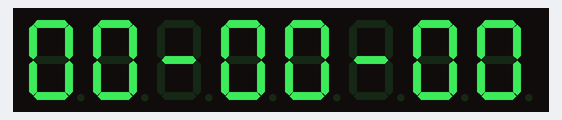
Simulated run of this sketch. Board: Arduino Uno, built with avr-gcc and run on an emulated ATmega328P. On the bench: 8-digit seven-segment display. Wiring (inferred from the names in the program): TM1638 display and keys: STB pin 7; clock pin 9; DIO pin 8.

Above: at 0.1 s.
At 5.1 s:
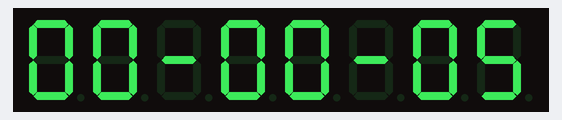
At 11.1 s:
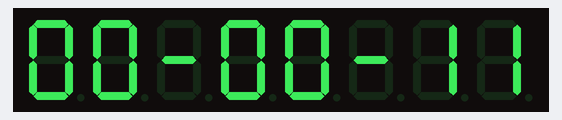
At 19.1 s:
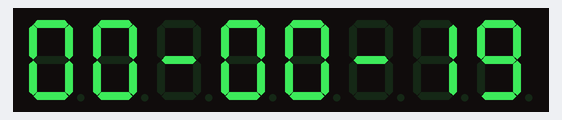
At 29.1 s:
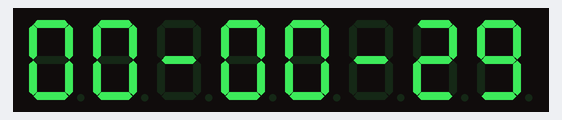
At 38.1 s:
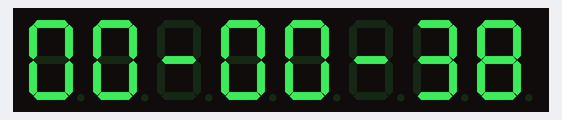

The sketch:

code_check1.ino
```cpp
const int strobe = 7;
const int clock = 9;
const int data = 8;

void sendCommand(uint8_t value) {
  digitalWrite(strobe, LOW);
  shiftOut(data, clock, LSBFIRST, value);
  digitalWrite(strobe, HIGH);
}

void reset() {
  sendCommand(0x40); // set auto increment mode
  digitalWrite(strobe, LOW);
  shiftOut(data, clock, LSBFIRST, 0xc0);   // set starting address to 0
  for (uint8_t i = 0; i < 16; i++) {
    shiftOut(data, clock, LSBFIRST, 0x00); // clear display
  }
  digitalWrite(strobe, HIGH);
}

void displayDigit(uint8_t digit, uint8_t position) {
  // Set the address for the given position
  sendCommand(0x44); // set single address mode
  digitalWrite(strobe, LOW);
  shiftOut(data, clock, LSBFIRST, 0xc0 + (position << 1));
  shiftOut(data, clock, LSBFIRST, digit);
  digitalWrite(strobe, HIGH);
}

void displayTime(uint8_t hours, uint8_t minutes, uint8_t seconds) {
  // Digit patterns for 7-segment display
  uint8_t digitPatterns[] = {
    0x3F, // 0
    0x06, // 1
    0x5B, // 2
    0x4F, // 3
    0x66, // 4
    0x6D, // 5
    0x7D, // 6
    0x07, // 7
    0x7F, // 8
    0x6F  // 9
  };

  // Extract each digit from hours, minutes, and seconds
  uint8_t h1 = digitPatterns[hours / 10];
  uint8_t h2 = digitPatterns[hours % 10];
  uint8_t m1 = digitPatterns[minutes / 10];
  uint8_t m2 = digitPatterns[minutes % 10];
  uint8_t s1 = digitPatterns[seconds / 10];
  uint8_t s2 = digitPatterns[seconds % 10];

  // Display hours, minutes, and seconds with '-' between them
  displayDigit(h1, 0);  // 1st digit of hours
  displayDigit(h2, 1);  // 2nd digit of hours
  displayDigit(0x40, 2);  // '-' between hours and minutes
  displayDigit(m1, 3);  // 1st digit of minutes
  displayDigit(m2, 4);  // 2nd digit of minutes
  displayDigit(0x40, 5);  // '-' between minutes and seconds
  displayDigit(s1, 6);  // 1st digit of seconds
  displayDigit(s2, 7);  // 2nd digit of seconds
}

void setup() {
  pinMode(strobe, OUTPUT);
  pinMode(clock, OUTPUT);
  pinMode(data, OUTPUT);

  sendCommand(0x8F);  // activate and set brightness
  reset();
}

void loop() {
  static uint8_t hours = 0;
  static uint8_t minutes = 0;
  static uint8_t seconds = 0;

  // Display current time
  displayTime(hours, minutes, seconds);

  // Increment time
  delay(1000);  // wait for 1 second
  seconds++;
  if (seconds >= 60) {
    seconds = 0;
    minutes++;
    if (minutes >= 60) {
      minutes = 0;
      hours++;
      if (hours >= 24) {
        hours = 0;
      }
    }
  }
}
```

Measured:
- what the display in image 2 shows lasts 1.0 s, from 11.0 s to 12.0 s
